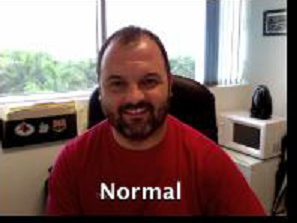
#> input picture 2_Geometric_Transformation/image.png, 297 x 223 px
$ python Image_Affine.py
#> lines starting #> are read from the running program, lines starting #| are printed output that depends on the picture
import cv2
import numpy as np

if __name__ == "__main__":
    img = cv2.imread("image.png")
#> img is the input picture: shape (223, 297, 3); mean B, G, R 102.2, 106.1, 129
    h, w = img.shape[:2]
#> h = 223; w = 297
    psi = np.float32([[50, 50], [80, 50], [50, 80]]) #Chọn 3 điểm bất kỳ trên ảnh để Affine
    pso = np.float32([[50, 100], [80, 100], [100, 120]]) #Vị trí của 3 điểm ảnh sau khi Affine
    M = cv2.getAffineTransform(psi, pso)
    affine = cv2.warpAffine(img, M, (w, h))
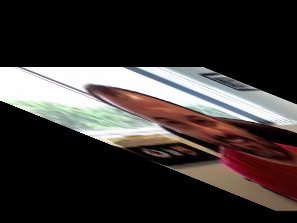
#> affine: shape (223, 297, 3); mean B, G, R 51.9, 53.8, 59.3

    cv2.imshow("Original", img)
    cv2.imshow("Affine", affine)
    cv2.waitKey(0)
    cv2.destroyAllWindows()
